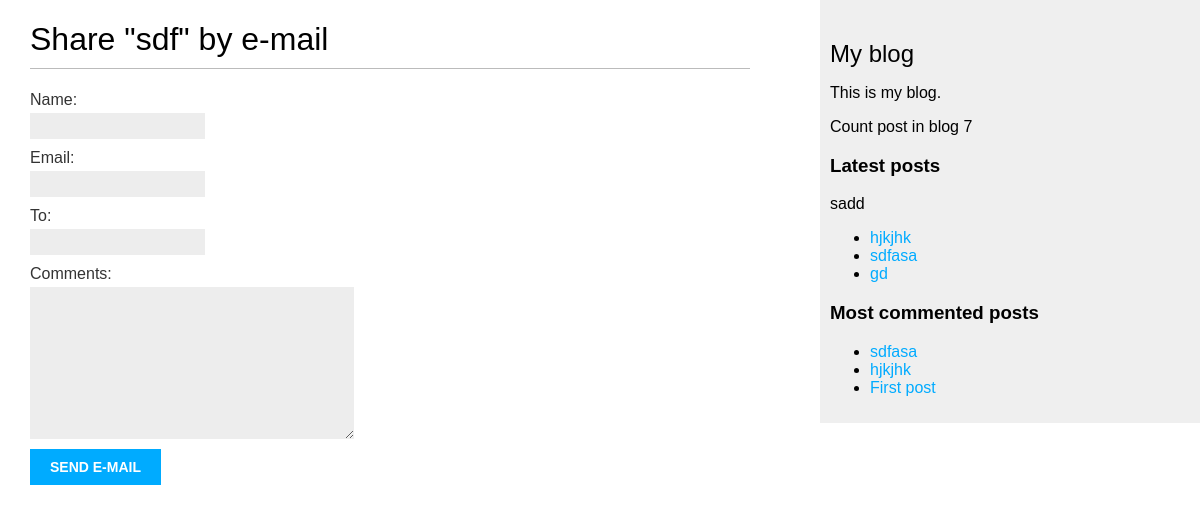
/blog/2/share/, run on an earlier commit of the app's database.
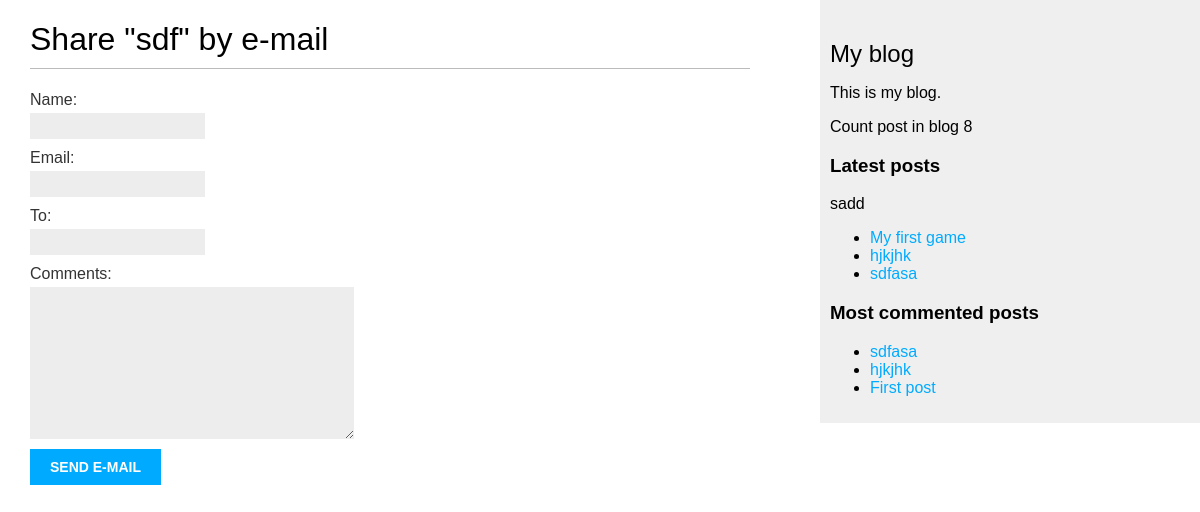
And on a later commit of the database.
### blog/models.py (models this page shows, shortened)
class Post (models.Model):
    tags = TaggableManager()
    objects = models.Manager()
    published = PublishedManager()
    STATUS_CHOICES = (
        ('draft', 'DRAFT'),
        ('published', 'Published'),
    )
    title = models.CharField(max_length=250)
    slug = models.SlugField(max_length=250,
                            unique_for_date='publish')
    author = models.ForeignKey(User,
                               on_delete=models.CASCADE,
                               related_name='blog_posts')
    body = models.TextField()
    publish = models.DateTimeField(default=timezone.now)
    created = models.DateTimeField(auto_now_add=True)
    updated = models.DateTimeField(auto_now=True)
    status = models.CharField(max_length=10,
                              choices=STATUS_CHOICES,
                              default='draft')
    class Meta:
        ordering = ('-publish',)
    def get_absolute_url(self):
        return reverse('blog:post_detail',
                       args=[self.publish.year,
                             self.publish.month,
                             self.publish.day, self.slug])

### blog/views.py (the view)
def post_share(request, post_id):
    post = get_object_or_404(Post, id=post_id,
                             status='published')
    sent = False
    if request.method == 'POST':
        form = EmailPostForm(request.POST)
        if form.is_valid():
            cd = form.cleaned_data
            post_url = request.build_absolute_uri(
                post.get_absolute_url())
            subject = f"{cd['name']} recommends you read " \
                      f"{post.title}"
            message = f"Read {post.title} at {post_url}\n\n" \
                      f"{cd['name']}\'s comments: {cd['comments']}"
            send_mail(subject, message, 'admin@myblog.com',
                      [cd['to']])
            sent = True
    else:
        form = EmailPostForm()
    return render(request, 'blog/post/share.html',
                  {'post': post,
                   'form': form,
                   'sent': sent})

### blog/forms.py
class EmailPostForm(forms.Form):
    name = forms.CharField(max_length=25)
    email = forms.EmailField()
    to = forms.EmailField()
    comments = forms.CharField(required=False,
                               widget=forms.Textarea)

### blog/models.py (called while the page is built)
    def get_queryset(self):
        return super(PublishedManager,
                     self).get_queryset().\
            filter(status="published")

### blog/templatetags/blog_tags.py (called while the page is built)
@register.simple_tag
def total_posts():
    return Post.published.count()

@register.inclusion_tag('blog/post/latest_posts.html')
def show_latest_posts(count=5):
    latest_post = Post.published.order_by('-publish')[:count]
    return {'latest_posts': latest_post}

@register.simple_tag()
def get_most_commented_posts(count=5):
    return Post.published.annotate(
        total_comments=Count('comments')
    ).order_by('-total_comments')[:count]

### blog/templates/blog/post/share.html (shortened to what this page needs)
{% extends "blog/base.html" %}
{% block content %}
    {% if sent %}
        <h1>E-mail successfully sent</h1>
        <p>
            "{{ post.title }}" was successfully sent to {{ form.cleaned_data.to }}.
        </p>
    {% else %}
        <h1>Share "{{ post.title }}" by e-mail</h1>
        <form method="post">
            {{ form.as_table }}
            <input type="submit" value="Send e-mail">
        </form>
    {% endif %}
{% endblock %}

### blog/templates/blog/base.html (shortened to what this page needs)
{% load blog_tags %}
{% load static %}
<!DOCTYPE html>
<html lang="en">
    <head>
        <link href="{% static "css/blog.css" %}" rel="stylesheet">
    </head>
    <body>
        <div id="content">
            {% block content %}
            {% endblock %}
        </div>
        <div id="sidebar">
            <h2>My blog</h2>
            <p>This is my blog.</p>
            <p>Count post in blog {% total_posts %}</p>
            <h3>Latest posts</h3>
            {% show_latest_posts 3 %}
            <h3>Most commented posts</h3>
            {% get_most_commented_posts 3 as most_commentes_posts %}
            <ul>
                {% for post in most_commentes_posts %}
                    <li>
                        <a href="{{ post.get_absolute_url }}">{{ post.title }}</a>
                    </li>
                {% endfor %}
            </ul>
        </div>
    </body>
</html>

### blog/templates/blog/post/latest_posts.html
sadd
<ul>
    {% for post in latest_posts %}
        <li>
            <a href="{{ post.get_absolute_url }}">{{ post.title }}</a>
        </li>
    {% endfor %}
</ul>

What changed in the data, as far as the page shows it:
no longer on this page (row unchanged): Post: title "gd", shown under "Latest posts"
added Post: title "My first game", shown under "Latest posts"
Also different on the page:
text no longer shown: "7"
text now shown: "8"
